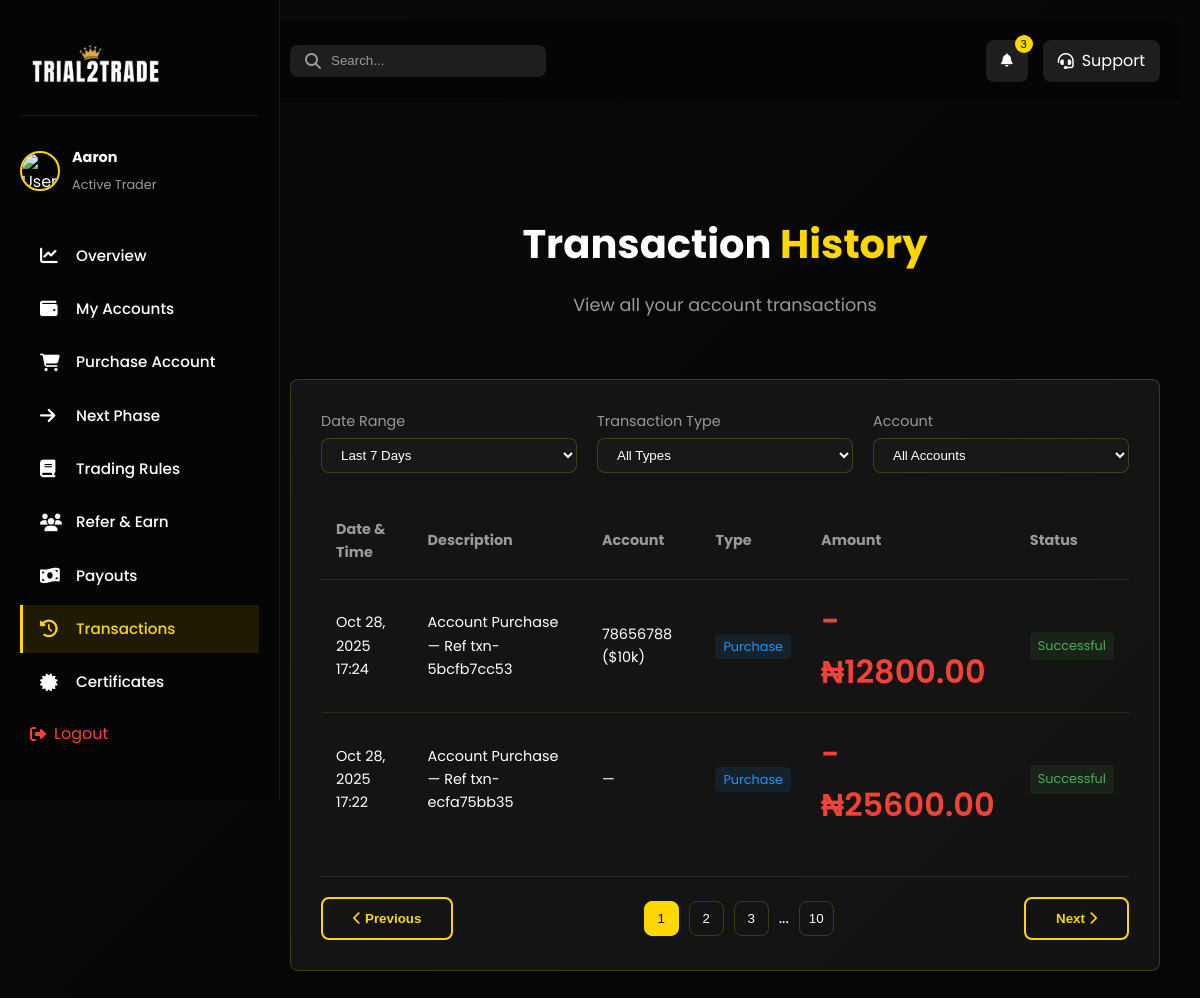
Screenshot of /dashboard-transactions/ (signed in) with the database file from the repository.
### main/models.py (models this page shows, shortened)
class CustomUser(AbstractUser):
    first_name = models.CharField(max_length=20)
    last_name = models.CharField(max_length=20)
    username = models.CharField(max_length=20, unique=True)
    email = models.EmailField(unique=True)
    phone_number = models.CharField(max_length=15, null=True, unique=True)
    email_verification_code = models.CharField(max_length=6, blank=True, null=True)
    email_verification_expires = models.DateTimeField(blank=True, null=True)
    verification_code = models.CharField(max_length=6, null=True, blank=True)
    verification_code_expires = models.DateTimeField(null=True, blank=True)
    password_reset_code = models.CharField(max_length=6, blank=True, null=True)
    password_reset_expires = models.DateTimeField(blank=True, null=True)
    USERNAME_FIELD = 'email'
    REQUIRED_FIELDS = ['username']
    class Meta:
        verbose_name = 'User'
        verbose_name_plural = 'Users'

class Purchase(models.Model):
    PAYMENT_STATUS_CHOICES = (
        ('pending', 'Pending'),
        ('successful', 'Successful'),
        ('failed', 'Failed'),
    )
    user = models.ForeignKey(CustomUser, on_delete=models.CASCADE, related_name='purchases')
    amount = models.DecimalField(max_digits=10, decimal_places=2)
    tx_ref = models.CharField(max_length=200, unique=True)
    verified = models.BooleanField(default=False)
    created_at = models.DateTimeField(auto_now_add=True)
    payment_status = models.CharField(max_length=20, choices=PAYMENT_STATUS_CHOICES, default='pending')
    flutterwave_reference = models.CharField(max_length=200, blank=True, null=True)
    account = models.OneToOneField(MT5Account, on_delete=models.SET_NULL, null=True, blank=True, related_name='purchase')

class MT5Account(models.Model):
    ACCOUNT_STATUS_CHOICES = (
        ('available', 'Available'),
        ('assigned', 'Assigned'),
        ('active', 'Active'),
        ('breached', 'Breached'),
        ('inactive', 'Inactive'),
    )
    ACCOUNT_SIZE_CHOICES = (
        ('$5k', '$5k'),
        ('$10k', '$10k'),
        ('$25k', '$25k'),
        ('$50k', '$50k'),
    )
    user = models.ForeignKey(CustomUser, on_delete=models.SET_NULL, null=True, blank=True, related_name='mt5_accounts')
    account_size = models.CharField(max_length=10, choices=ACCOUNT_SIZE_CHOICES, default='$5k')
    login = models.CharField(max_length=100, unique=True)
    password = models.CharField(max_length=200)
    server = models.CharField(max_length=200, blank=True)
    assigned = models.BooleanField(default=False)
    status = models.CharField(max_length=50, choices=ACCOUNT_STATUS_CHOICES, default='available')
    balance = models.DecimalField(max_digits=15, decimal_places=2, null=True, blank=True)
    equity = models.DecimalField(max_digits=15, decimal_places=2, null=True, blank=True)
    profit = models.DecimalField(max_digits=15, decimal_places=2, null=True, blank=True)
    drawdown = models.DecimalField(max_digits=10, decimal_places=2, null=True, blank=True)
    initial_balance = models.DecimalField(max_digits=15, decimal_places=2, null=True, blank=True)
    last_updated = models.DateTimeField(null=True, blank=True)
    assigned_date = models.DateTimeField(null=True, blank=True)

### main/views.py (the view)
# urls.py: path('dashboard-transactions/', views.dashboard_transactions, name='dashboard_transactions'),
@login_required(login_url='/login_user')
def dashboard_transactions(request):
    purchases = Purchase.objects.filter(user=request.user).order_by('-created_at')
    return render(request, 'main/dashboard-transactions.html', {'purchases': purchases})

### main/templates/main/dashboard-transactions.html (shortened to what this page needs)
{% load static %}
<!DOCTYPE html>
<html lang="en">
<head>
    <link rel="stylesheet" href="{% static 'css/style.css' %}">
    <link rel="stylesheet" href="{% static 'css/dashboard.css' %}">
    <link rel="stylesheet" href="{% static 'css/dashboard-nav.css' %}">
    <link rel="stylesheet" href="https://cdnjs.cloudflare.com/ajax/libs/font-awesome/6.4.0/css/all.min.css">
    <link rel="stylesheet" href="{% static 'css/mobile-nav.css' %}">
</head>
<body>
    <nav class="dashboard-nav">
        <div class="nav-logo">
            <img src="{% static 'images/logob.png' %}" alt="Trial2Trade Logo" style="width: 130px; height: 75px;">
        </div>
            <div class="user-info">
                <img src="{% static 'images/avatar-placeholder.png' %}" alt="User Avatar" class="avatar">
                <div class="user-details">
                    <h4 class="user-name">{{ request.user.first_name|default:request.user.username }}</h4>
                    <span class="user-status">Active Trader</span>
                </div>
            </div>
        <div class="nav-menu">
            <a href="{% url 'index' %}" class="nav-item">
                <i class="fas fa-chart-line"></i>
                <span>Overview</span>
            </a>
            <a href="{% url 'dashboard_accounts' %}" class="nav-item">
                <i class="fas fa-wallet"></i>
                <span>My Accounts</span>
            </a>
            <a href="{% url 'dashboard_purchase' %}" class="nav-item">
                <i class="fas fa-shopping-cart"></i>
                <span>Purchase Account</span>
            </a>
            <a href="{% url 'dashboard_next_phase' %}" class="nav-item">
                <i class="fas fa-arrow-right"></i>
                <span>Next Phase</span>
            </a>
            <a href="{% url 'dashboard_rules' %}" class="nav-item">
                <i class="fas fa-book"></i>
                <span>Trading Rules</span>
            </a>
            <a href="{% url 'dashboard_referral' %}" class="nav-item">
                <i class="fas fa-users"></i>
                <span>Refer & Earn</span>
            </a>
            <a href="{% url 'dashboard_payouts' %}" class="nav-item">
                <i class="fas fa-money-bill-wave"></i>
                <span>Payouts</span>
            </a>
            <a href="{% url 'dashboard_transactions' %}" class="nav-item active">
                <i class="fas fa-history"></i>
                <span>Transactions</span>
            </a>
            <a href="{% url 'dashboard_certificates' %}" class="nav-item">
                <i class="fas fa-certificate"></i>
                <span>Certificates</span>
            </a>
            <a href="{% url 'logout_user' %}" class="logout-btn">
                <i class="fas fa-sign-out-alt"></i>
                <span>Logout</span>
            </a>
        </div>
    </nav>
    <main class="dashboard-content">
        <header class="dashboard-header">
            <div class="header-search">
                <i class="fas fa-search"></i>
                <input type="text" placeholder="Search...">
            </div>
            <div class="header-actions">
                <button class="notification-btn">
                    <i class="fas fa-bell"></i>
                    <span class="notification-badge">3</span>
                </button>
                <a href="mailto:info@trial2trade.com" class="support-btn">
                    <i class="fas fa-headset"></i>
                    <span>Support</span>
                </a>
            </div>
        </header>
        <section class="dashboard-section active">
            <div class="section-header">
                <h2>Transaction <span class="highlight">History</span></h2>
                <p>View all your account transactions</p>
            </div>
            <div class="transactions-container">
                <div class="transactions-filters">
                    <div class="filter-group">
                        <label>Date Range</label>
                        <select>
                            <option>Last 7 Days</option>
                        </select>
                    </div>
                    <div class="filter-group">
                        <label>Transaction Type</label>
                        <select>
                            <option>All Types</option>
                        </select>
                    </div>
                    <div class="filter-group">
                        <label>Account</label>
                        <select>
                            <option>All Accounts</option>
                        </select>
                    </div>
                </div>
                <div class="transactions-table">
                    <table>
                        <thead>
                            <tr>
                                <th>Date & Time</th>
                                <th>Description</th>
                                <th>Account</th>
                                <th>Type</th>
                                <th>Amount</th>
                                <th>Status</th>
                            </tr>
                        </thead>
                        <tbody>
                            {% if purchases %}
                            {% for p in purchases %}
                            <tr>
                                <td>{{ p.created_at|date:"M d, Y H:i" }}</td>
                                <td>Account Purchase{% if p.tx_ref %} — Ref {{ p.tx_ref }}{% endif %}</td>
                                <td>
                                    {% if p.account %}
                                        {{ p.account.login }} ({{ p.account.account_size }})
                                    {% else %}
                                        —
                                    {% endif %}
                                </td>
                                <td><span class="transaction-type purchase">Purchase</span></td>
                                <td class="amount negative">-₦{{ p.amount|floatformat:2 }}</td>
                                <td>
                                    <span class="status {% if p.payment_status == 'successful' %}completed{% elif p.payment_status == 'pending' %}pending{% elif p.payment_status == 'failed' %}danger{% else %}pending{% endif %}">{{ p.payment_status|title }}</span>
                                </td>
                            </tr>
                            {% endfor %}
                            {% else %}
                            <tr>
                                <td colspan="6" style="text-align:center;">No transactions yet.</td>
                            </tr>
                            {% endif %}
                        </tbody>
                    </table>
                </div>
                <div class="transactions-pagination">
                    <button class="btn secondary-btn"><i class="fas fa-chevron-left"></i> Previous</button>
                    <div class="page-numbers">
                        <button class="active">1</button>
                        <button>2</button>
                        <button>3</button>
                        <span>...</span>
                        <button>10</button>
                    </div>
                    <button class="btn secondary-btn">Next <i class="fas fa-chevron-right"></i></button>
                </div>
            </div>
        </section>
    </main>
</body>
</html>

### main/static/css/style.css (style rules this page uses)
:root { --primary-color: #FFD700; --primary-light: #FFEB99; --primary-dark: #D4AF37; --secondary-color: #000000; --secondary-light: #333333; --secondary-dark: #000000; --text-light: #FFFFFF; --text-dark: #000000; --text-muted: #999999; --background-dark: #0A0A0A; --background-darker: #050505; --background-light: #1A1A1A; --background-gradient: linear-gradient(135deg, var(--background-dark) 0%, var(--background-darker) 100%); --card-bg: rgba(26, 26, 26, 0.7); --card-border: 1px solid rgba(255, 215, 0, 0.2); --card-shadow: 0 8px 32px rgba(0, 0, 0, 0.5); --success: #4CAF50; --warning: #FFC107; --danger: #F44336; --info: #2196F3; --border-radius-sm: 4px; --border-radius: 8px; --border-radius-lg: 16px; --transition-fast: 0.2s ease; --transition-normal: 0.3s ease; --transition-slow: 0.5s ease; --glow-effect: 0 0 10px rgba(255, 215, 0, 0.5), 0 0 20px rgba(255, 215, 0, 0.3); }
* { margin: 0; padding: 0; box-sizing: border-box; }
html { scroll-behavior: smooth; }
body { font-family: 'Poppins', sans-serif; background: var(--background-gradient); color: var(--text-light); line-height: 1.6; overflow-x: hidden; }
a { text-decoration: none; color: var(--text-light); transition: var(--transition-fast); }
img { max-width: 100%; height: auto; }
section { padding: 80px 20px; position: relative; }
.section-header { text-align: center; margin-bottom: 60px; }
.section-header h2 { font-size: 2.5rem; font-weight: 700; margin-bottom: 15px; position: relative; display: inline-block; }
.section-header p { font-size: 1.1rem; color: var(--text-muted); max-width: 700px; margin: 0 auto; }
.highlight { color: var(--primary-color); position: relative; }
.highlight::after { content: ''; position: absolute; bottom: -5px; left: 0; width: 100%; height: 2px; background: var(--primary-color); transform: scaleX(0); transform-origin: right; transition: transform 0.5s ease; }
.btn { display: inline-block; padding: 12px 30px; border-radius: var(--border-radius); font-weight: 600; text-align: center; cursor: pointer; transition: var(--transition-normal); border: none; outline: none; position: relative; overflow: hidden; z-index: 1; }
.btn::before { content: ''; position: absolute; top: 0; left: -100%; width: 100%; height: 100%; background: rgba(255, 255, 255, 0.1); transition: var(--transition-normal); z-index: -1; }
.secondary-btn { background: transparent; color: var(--primary-color); border: 2px solid var(--primary-color); }
.nav-item { font-weight: 500; position: relative; padding: 5px 0; }
.nav-item::after { content: ''; position: absolute; bottom: 0; left: 0; width: 100%; height: 2px; background: var(--primary-color); transform: scaleX(0); transform-origin: right; transition: transform 0.3s ease; }
.amount { font-size: 2rem; font-weight: 700; color: var(--primary-color); }

### main/static/css/dashboard-nav.css (style rules this page uses)
.dashboard-nav { position: fixed; left: 0; top: 0; height: 100vh; width: 250px; background: #1a1a1a; padding: 20px; transition: all 0.3s ease; z-index: 1000; }
.nav-logo { display: flex; align-items: center; padding: 10px; margin-bottom: 30px; }
.nav-logo img { width: 40px; height: 40px; }
.nav-item { margin-bottom: 5px; }
.dashboard-content { margin-left: 250px; padding: 20px; transition: all 0.3s ease; }

### main/static/css/mobile-nav.css (style rules this page uses)
.dashboard-nav { width: 280px; background: var(--background-darker); border-right: 1px solid rgba(255, 215, 0, 0.1); display: flex; flex-direction: column; height: 100vh; z-index: 1000; }
.nav-menu { padding: 20px 0; flex-grow: 1; overflow-y: auto; }
.nav-item { display: flex; align-items: center; padding: 12px 20px; color: var(--text-light); text-decoration: none; transition: var(--transition-fast); position: relative; }
.nav-item i { width: 24px; margin-right: 12px; font-size: 1.1rem; }
.nav-item span { font-size: 0.95rem; display: block; }

### rows the page displays
CustomUser: user.first_name "Aaron"
Purchase: created_at "Oct 28, 2025 17:24", tx_ref "txn-5bcfb7cc53", account.login "78656788", account.account_size "$10k", amount "12800.00", payment_status "Successful"
Purchase: created_at "Oct 28, 2025 17:22", tx_ref "txn-ecfa75bb35", amount "25600.00", payment_status "Successful"
